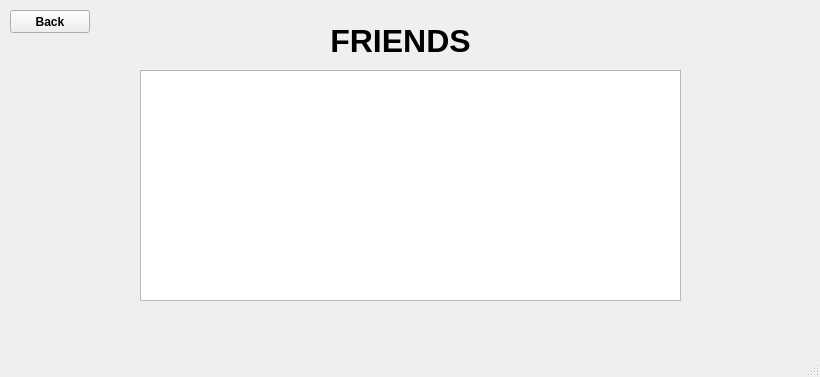
<?xml version="1.0" encoding="UTF-8"?>
<ui version="4.0">
 <class>FriendList</class>
 <widget class="QMainWindow" name="FriendList">
  <property name="geometry">
   <rect>
    <x>0</x>
    <y>0</y>
    <width>820</width>
    <height>377</height>
   </rect>
  </property>
  <property name="windowTitle">
   <string>MainWindow</string>
  </property>
  <widget class="QWidget" name="centralwidget">
   <widget class="QLabel" name="friendsLabel">
    <property name="geometry">
     <rect>
      <x>210</x>
      <y>10</y>
      <width>381</width>
      <height>61</height>
     </rect>
    </property>
    <property name="font">
     <font>
      <pointsize>24</pointsize>
      <bold>true</bold>
     </font>
    </property>
    <property name="text">
     <string>FRIENDS</string>
    </property>
    <property name="alignment">
     <set>Qt::AlignCenter</set>
    </property>
   </widget>
   <widget class="QListWidget" name="friendsList">
    <property name="geometry">
     <rect>
      <x>140</x>
      <y>70</y>
      <width>541</width>
      <height>231</height>
     </rect>
    </property>
    <property name="currentRow">
     <number>-1</number>
    </property>
   </widget>
   <widget class="QPushButton" name="backButton">
    <property name="geometry">
     <rect>
      <x>10</x>
      <y>10</y>
      <width>80</width>
      <height>23</height>
     </rect>
    </property>
    <property name="font">
     <font>
      <bold>true</bold>
     </font>
    </property>
    <property name="text">
     <string>Back</string>
    </property>
   </widget>
  </widget>
  <widget class="QMenuBar" name="menubar">
   <property name="geometry">
    <rect>
     <x>0</x>
     <y>0</y>
     <width>820</width>
     <height>20</height>
    </rect>
   </property>
  </widget>
  <widget class="QStatusBar" name="statusbar"/>
 </widget>
 <resources/>
 <connections/>
</ui>
